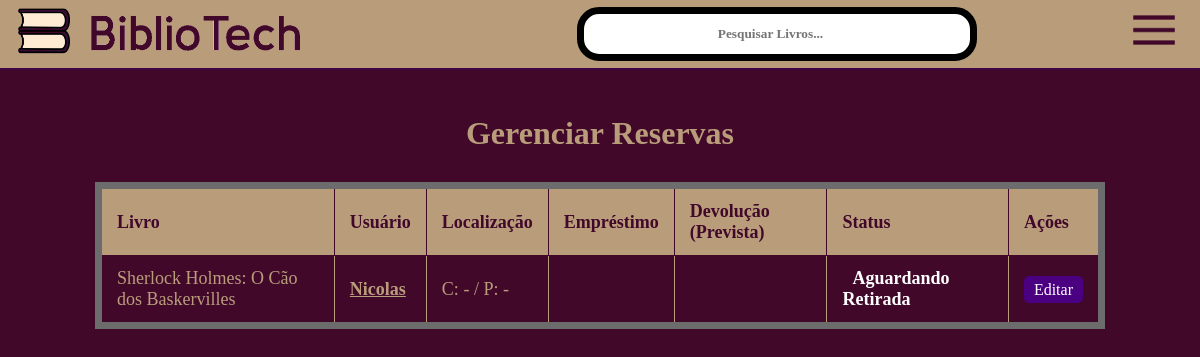
/gerenciar-reservas/ (signed in), run on an earlier commit of the app's database.
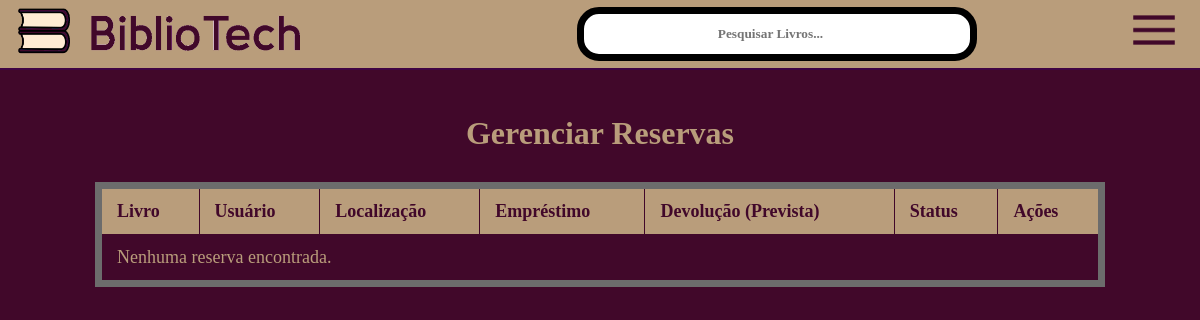
And on a later commit of the database.
### core/models.py (models this page shows, shortened)
class Reserva(models.Model):
    STATUS_CHOICES = [
        ('preparando', 'Em Preparação'),
        ('aguardando', 'Aguardando Retirada'),
        ('ativa', 'Retirado'),
        ('devolvido', 'Devolvido'),
        ('atrasado', 'Atrasado'),
    ]
    livro = models.ForeignKey(Livro, on_delete=models.CASCADE)
    usuario = models.ForeignKey(settings.AUTH_USER_MODEL, on_delete=models.CASCADE)
    data_reserva = models.DateField(auto_now_add=True)
    data_disponivel = models.DateField(null=True, blank=True)
    data_emprestimo = models.DateField(null=True, blank=True)
    data_devolucao = models.DateField(null=True, blank=True)
    status = models.CharField(max_length=20, choices=STATUS_CHOICES, default='preparando')
    data_devolucao_efetiva = models.DateField(null=True, blank=True)
    observacoes = models.TextField(blank=True, null=True)

class Livro(models.Model):
    titulo = models.CharField(max_length=200)
    autor = models.CharField(max_length=200)
    editora = models.CharField(max_length=100)
    categorias = models.ManyToManyField(Categoria, blank=True)
    capa = models.ImageField(upload_to='capas_livros/', default='capas_livros/default.png')
    rating = models.DecimalField(max_digits=3, decimal_places=2, default=5.0)
    data_limite_dias = models.IntegerField(default=15)
    quantidade = models.PositiveIntegerField(default=1)
    corredor = models.CharField(max_length=50, blank=True, null=True)
    prateleira = models.CharField(max_length=50, blank=True, null=True)

### usuarios/models.py (models this page shows, shortened)
class UsuarioCustomizado(AbstractUser):
    escolha_genero = [
        ('M', 'Masculino'),
        ('F', 'Feminino'),
        ('O', 'Outro'),
        ('N', 'Prefiro não informar'),
    ]
    telefone = models.CharField(max_length=15, blank=True, null=True)
    foto_perfil = models.ImageField(upload_to='profile_pics/', blank=True, null=True, default='profile_pics/default_profile.png')
    genero = models.CharField(max_length=1, choices=escolha_genero, blank=True, null=True)

### core/views.py (the view)
# urls.py: path('gerenciar-reservas/', views.reservas_adm_view, name='reservas_adm'),
@user_passes_test(is_admin)
def reservas_adm_view(request):
    reservas = Reserva.objects.annotate(
        ordem_prioridade=Case(
            When(status='devolvido', then=Value(1)),
            default=Value(0),
            output_field=IntegerField(),
        )
    ).order_by('ordem_prioridade', '-id')
    return render(request, 'core/reservas_adm.html', {'reservas': reservas})

### core/views.py (called while the page is built)
def is_admin(user):
    return user.is_staff

### core/templates/core/reservas_adm.html (shortened to what this page needs)
{% extends 'core/base.html' %}
{% load static %}
{% block content %}
<div class="container-pagina-reservas">
    <div class="page-header">
        <h1>Gerenciar Reservas</h1>
    </div>
    <div class="container-admin">
        <table class="tabela-admin">
            <thead>
                <tr>
                    <th>Livro</th>
                    <th>Usuário</th>
                    <th>Localização</th> <th>Empréstimo</th>
                    <th>Devolução (Prevista)</th>
                    <th>Status</th>
                    <th>Ações</th>
                </tr>
            </thead>
            <tbody>
                {% for reserva in reservas %}
                <tr>
                    <td>{{ reserva.livro.titulo }}</td>
                    <td><a href="{% url 'ver_perfil_usuario' reserva.usuario.id %}" style="color: inherit; text-decoration: underline; font-weight: bold;">
                            {{ reserva.usuario.first_name }}
                        </a>
                    </td>
                    <td>C: {{ reserva.livro.corredor|default:"-" }} / P: {{ reserva.livro.prateleira|default:"-" }}</td>
                    <td>{{ reserva.data_emprestimo|date:"d/m/Y" }}</td>
                    <td>{{ reserva.data_devolucao|date:"d/m/Y" }}</td>
                    <td><span class="status-tag status-{{ reserva.status }}">{{ reserva.get_status_display }}</span></td>
                    <td>
                        <a href="{% url 'editar_reserva_adm' reserva.id %}" class="btn-edit-pequeno">Editar</a>
                    </td>
                </tr>
                {% empty %}
                <tr>
                    <td colspan="7">Nenhuma reserva encontrada.</td>
                </tr>
                {% endfor %}
            </tbody>
        </table>
    </div>
</div>
{% endblock %}

What changed in the data, as far as the page shows it:
removed Reserva: livro.titulo "Sherlock Holmes: O Cão dos Baskervilles", usuario.first_name "Nicolas", livro.corredor "-", livro.prateleira "-", status "Aguardando Retirada"
Also different on the page:
text now shown: "Nenhuma reserva encontrada."
